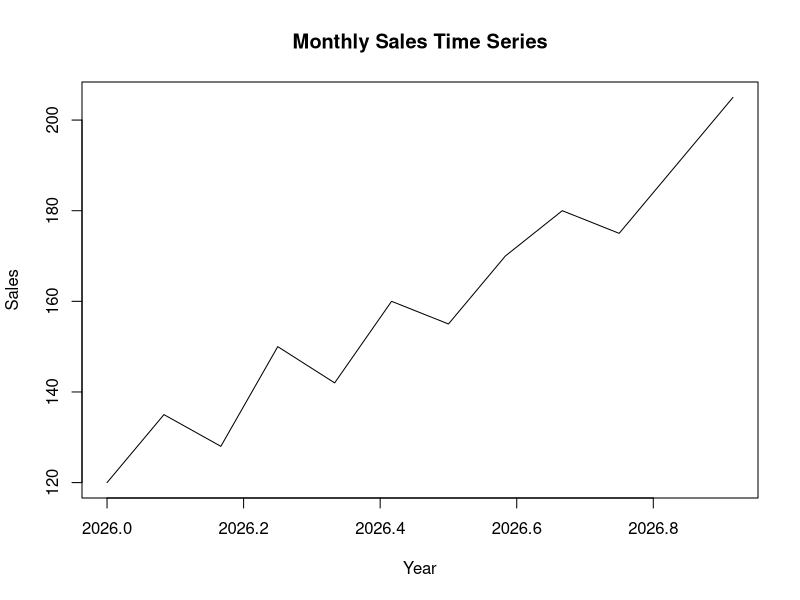

Write R code to recreate this figure.
# 91 - Time Series Basics
sales <- c(120,135,128,150,142,160,155,170,180,175,190,205)
monthly_sales <- ts(sales, start=c(2026,1), frequency=12)
print(monthly_sales)
print(start(monthly_sales))
print(end(monthly_sales))
plot(monthly_sales, main="Monthly Sales Time Series", xlab="Year", ylab="Sales")
